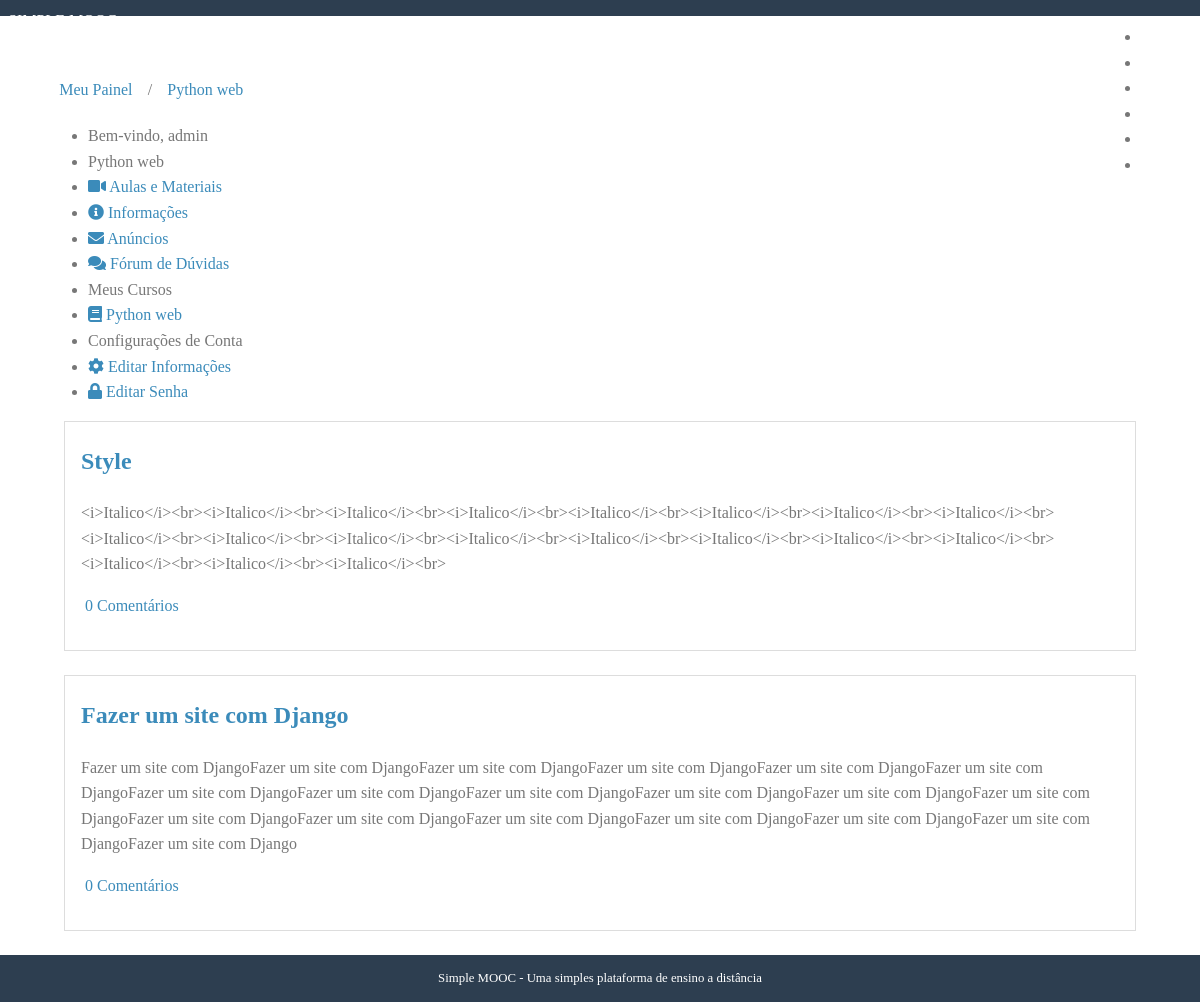
Page /cursos/python-web/anuncios/ (signed in) on the earlier database version.
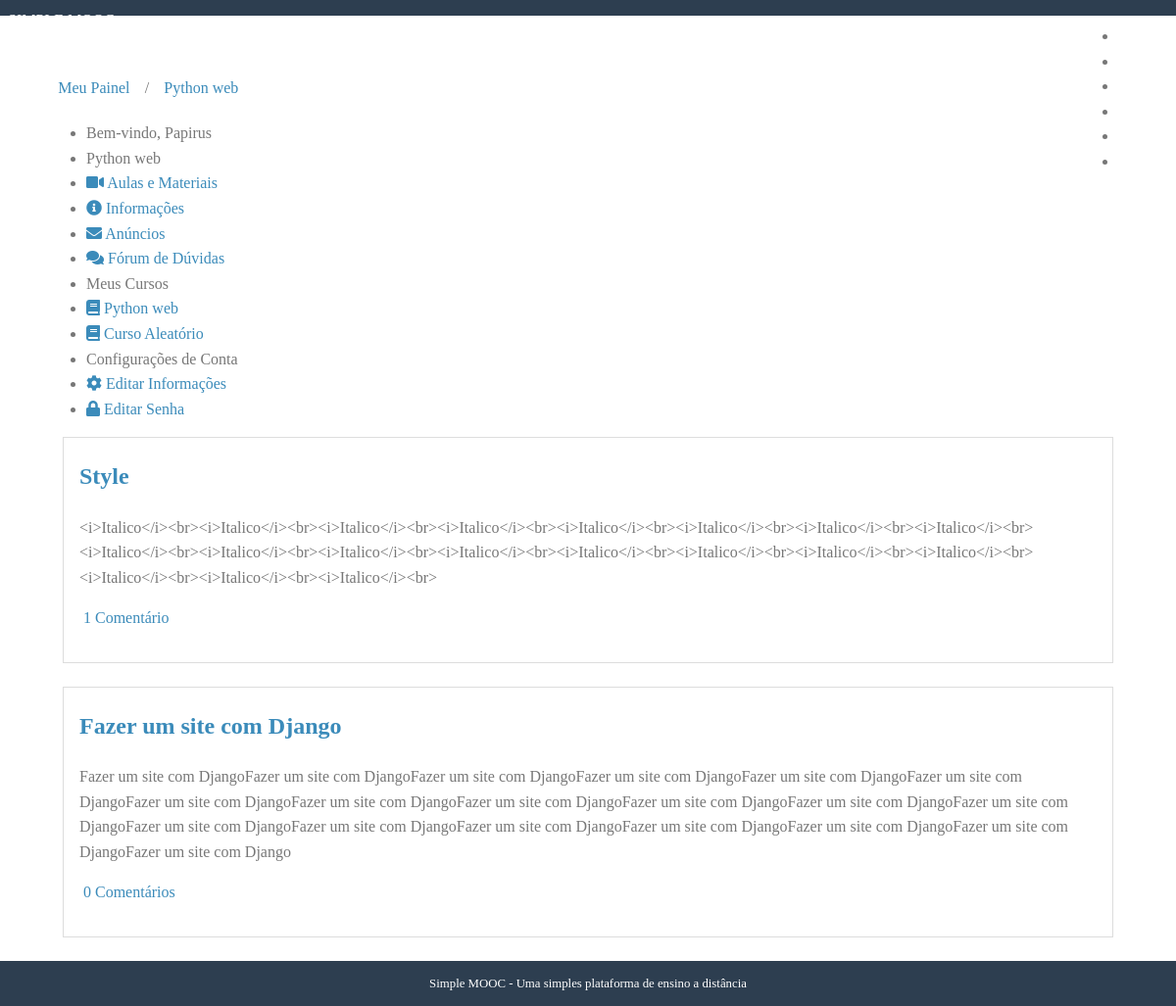
Same page on the later database version.
### accounts/models.py (models this page shows, shortened)
class User(AbstractUser, PermissionsMixin):
    username = models.CharField('Nome do usuário', max_length=30, unique = True,
    validators=[validators.RegexValidator(re.compile('^[\w.@+-]+$'),
            'O nome de usuário só pode conter letras, digitos ou os '
            'seguintes caracteres: @/./+/-/_', 'invalid')]
    )
    email = models.EmailField('E-mail', unique=True)
    name = models.CharField('Nome', max_length=100, blank=True)
    is_active = models.BooleanField('Está Ativo?', blank=True, default=True)
    is_staff = models.BooleanField('É da equipe', blank=True, default=False)
    is_superuser = models.BooleanField('É da equipe', blank=True, default=False)
    date_joined = models.DateTimeField('Data de Entrada', auto_now_add=True)
    objects = UserManager()
    USERNAME_FIELD = 'username'
    REQUIRED_FIELDS = ['email']
    def __str__(self):
        return self.name or self.username
    class Meta:
        verbose_name = 'Usuário'
        verbose_name_plural = 'Usuários'

### courses/models.py (models this page shows, shortened)
class Enrollment(models.Model):
    STATUS_CHOICES = (
        (0, 'Pendente'),
        (1, 'Aprovado'),
        (2, 'Cancelado')
    )
    user = models.ForeignKey(
        settings.AUTH_USER_MODEL, verbose_name='Usuário',
        related_name='enrollments', on_delete=models.CASCADE,
    )
    course = models.ForeignKey(
        Course, verbose_name='Curso',
        related_name='enrollments', on_delete=models.CASCADE
    )
    status = models.IntegerField('Situação', choices=STATUS_CHOICES,
        default = 0,
        blank = True,
    )
    created_at = models.DateTimeField('Criado em', auto_now_add=True)
    updated_at = models.DateTimeField('Atualizado em', auto_now=True)
    class Meta:
        verbose_name = 'Inscrição'
        verbose_name_plural = 'Incrições'
        unique_together = (('user', 'course'),)

class Course(models.Model):
    name = models.CharField('Nome', max_length=100)
    slug = models.SlugField('Atalho')
    description = models.TextField('Descrição', blank=True)
    about = models.TextField('Sobre o curso', blank = True)
    start_date = models.DateField(
        'Data de inicio', null=True, blank=True
    )
    image = models.ImageField(
        upload_to='courses/images', verbose_name='Imagem',
        null=True, blank=True
    )
    created_at = models.DateField(
        'Criado em', auto_now_add=True
    )
    updated_at = models.DateField(
        'Atualizado em', auto_now = True
    )
    objects = CourseManager()
    def __str__(self):
        return self.name
    class Meta:
        verbose_name = 'Curso'
        verbose_name_plural = 'Cursos'
        ordering = ['name']

class Announcement(models.Model):
    course = models.ForeignKey(Course, verbose_name = 'Curso', related_name='announcements', on_delete = models.CASCADE)
    title = models.CharField('Título', max_length=100)
    content = models.TextField('Conteudo')
    created_at = models.DateTimeField('Criado em', auto_now_add=True)
    updated_at = models.DateTimeField('Atualizado em', auto_now=True)
    class Meta:
        verbose_name = 'Anúncio'
        verbose_name_plural = 'Anúncios'
        ordering = ['-created_at']

### courses/decorators.py (the view, shortened to what this page needs)
    def _wrapper(request, *args, **kwargs):
        slug = kwargs['slug']
        course = get_object_or_404(Course, slug=slug)
        has_permission = request.user.is_staff
        if not has_permission:
            messages.error(request, message)
            return redirect('accounts:dashboard')
        request.course = course
        return view_func(request, *args, **kwargs)

### accounts/templatetags/courses_tags.py (called while the page is built)
@register.simple_tag
def load_my_courses(user):
    return Enrollment.objects.filter(user=user)

### courses/views.py (called while the page is built)
@login_required
@enrollment_required
def announcements(request, slug):
    course = request.course
    template = 'courses/announcements.html'
    context = {
        'course': course,
        'announcements': course.announcements.all()
    }
    return render(request, template, context)

### courses/templates/courses/announcements.html (shortened to what this page needs)
{% extends "courses/course_dashboard.html" %}
{% block dashboard_content %}
    {% for announcement in announcements %}
        <div class="well">
            <h2><a href="{% url 'courses:show_announcement' course.slug announcement.pk %}">{{ announcement.title }}</a></h2>
            {{ announcement.content|linebreaks }}
            <p>
                <a href="{% url 'courses:show_announcement' course.slug announcement.pk %}#comments" title="">
                    {% with comments_count=announcement.comments.count %}
                        {{ comments_count }}
                        Comentário{{ comments_count|pluralize }}
                    {% endwith %}
                </a>
            </p>
        </div>
        {% empty %}
        <div class="well">
            <h2>Nenhum anúncio criado</h2>
        </div>
    {% endfor %}
{% endblock dashboard_content %}

### accounts/templates/accounts/dashboard.html (shortened to what this page needs)
{% extends 'base.html' %}
{% load courses_tags %}
{% block content %}
    {% load_my_courses user as enrollments %}
    <div class="pure-g-r content-ribbon">
        <div class="pure-u-1">
            <ul class="breadcrumb">
                {% block breadcrumb %}
                    <li>
                        <a href="{% url 'accounts:dashboard' %}">Meu Painel</a></li>
                {% endblock breadcrumb %}
            </ul>
        </div>
        <div class=" pure-u-1-3"="pure-u-1-3"">
                            <div class="pure-menu pure-menu-open">
                                <ul>
                                    <li class="pure-menu-heading">
                                        Bem-vindo,
                                        {{ user }}
                                    </li>
                                    {% block menu_options %}
                                        <li class="pure-menu-heading">Meus Cursos</a>
                                        {% for enrollment in enrollments %}
                                            <li>
                                                <a href="{% url 'courses:announcements' enrollment.course.slug %}">
                                                    <i class="fas fa-book"></i>
                                                    {{ enrollment.course }}
                                                </a>
                                            </li>
                                            {% empty %}
                                            <li>Nenhum curso encontrado</li>
                                        {% endfor %}
                                        <li class="pure-menu-heading">Configurações de Conta</li>
                                        <li>
                                            <a href="{% url 'accounts:edit' %}">
                                                <i class="fas fa-cog"></i>
                                                Editar Informações
                                            </a>
                                        </li>
                                        <li>
                                            <a href="{% url 'accounts:edit_password' %}">
                                                <i class="fas fa-lock"></i>
                                                Editar Senha
                                            </a>
                                        </li>
                                    {% endblock menu_options %}
                                </ul>
                            </div>
                        </div>
                        <div class="pure-u-2-3">
                            <div class="inner">
                                {% block dashboard_content %}{% endblock dashboard_content %}
                            </div>
                        </div>
                    </div>
                {% endblock content %}

Differences in the rows shown:
changed User: name "admin" → "Papirus"
added Enrollment: course "Curso Aleatório"
computed for Announcement "Style": comments.count "0" → "1"
